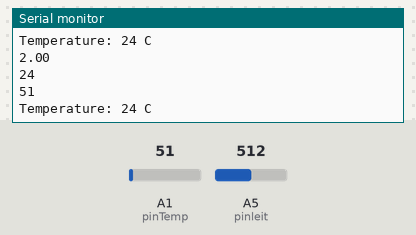
Recording of a sketch running on a simulated Arduino Uno, built with avr-gcc and run on an emulated ATmega328P. Parts: the last lines printed to the serial monitor. The test bench sets the inputs (shaded band); at power-on: A5 (pinleit) = 512, A1 (pinTemp) = 51.

Above: at 1.8 s.
1.9 s: A5 (pinleit) set to 0
4.5 s: A1 (pinTemp) set to 61
At 5.7 s:
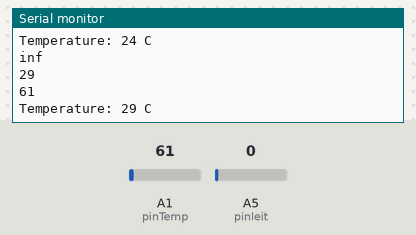
6.0 s: A1 (pinTemp) set to 71
At 6.5 s:
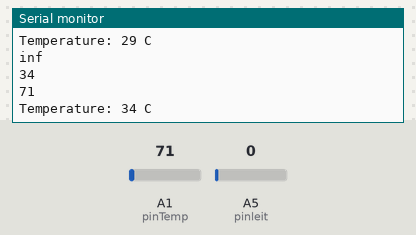
7.5 s: A5 (pinleit) set to 122
Timing chart, 0 to 10.0 s (numbered marks = the images above; inputs shaded):
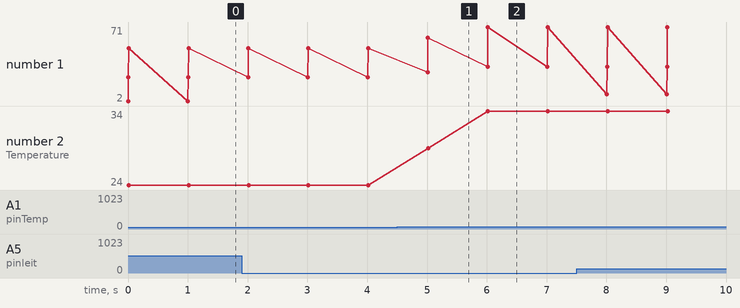

The sketch:

sensor.ino
```cpp
int pinTemp = A1;
int pinleit = A5;

void setup() {
  Serial.begin(9600);
}

void loop() {
  int temp1 = analogRead(pinTemp);
  float leitV = analogRead(pinleit);
  Serial.println(1023/leitV);
  int v = (4.98 * temp1 * 100.0) / 1023;
  Serial.println(v);
  Serial.println(temp1);
  int temp = temp1 * 0.4868035190615836;
  Serial.print("Temperature: ");
  Serial.print(temp);
  Serial.println(" C");
  delay(1000);
}
```

Measured:
- after the input at 4.5 s, the serial monitor: prints a new line after 0.51 s (image 1)
- after the input at 6.0 s, the serial monitor: prints a new line at once (image 2)
- plotted number 1: 51 → 61 after the input at 4.5 s, 61 → 71 after the input at 6.0 s
- plotted number 2: 24 → 29 after the input at 4.5 s, 29 → 34 after the input at 6.0 s
